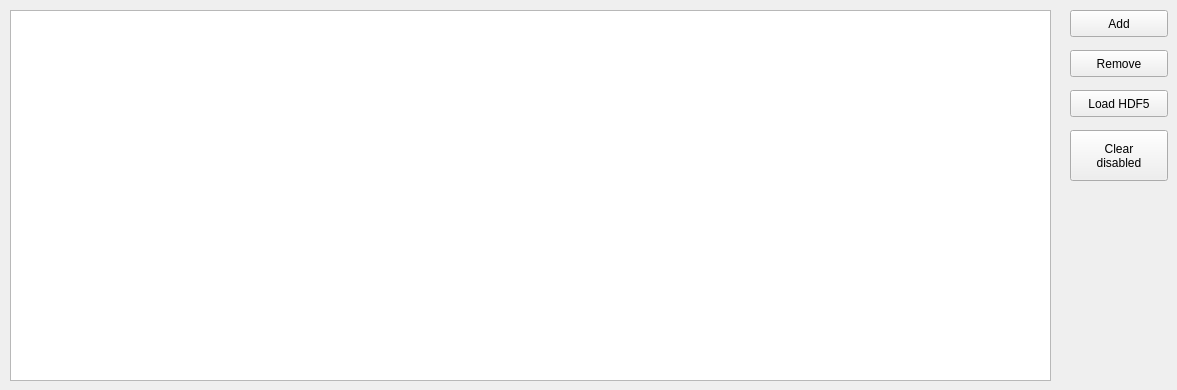
    <widget class="QWidget" name="rawdata_tab">
     <attribute name="title">
      <string>Raw data</string>
     </attribute>
     <widget class="QTableView" name="raw_list">
      <property name="geometry">
       <rect>
        <x>10</x>
        <y>10</y>
        <width>1041</width>
        <height>371</height>
       </rect>
      </property>
      <property name="whatsThis">
       <string>&lt;html&gt;&lt;head/&gt;&lt;body&gt;&lt;p&gt;List of all the raw datasets configured in the current profile. Only those with the enable tick will be included in the output file.&lt;/p&gt;&lt;/body&gt;&lt;/html&gt;</string>
      </property>
      <property name="cornerButtonEnabled">
       <bool>false</bool>
      </property>
      <attribute name="verticalHeaderVisible">
       <bool>false</bool>
      </attribute>
     </widget>
     <widget class="QPushButton" name="raw_add">
      <property name="geometry">
       <rect>
        <x>1070</x>
        <y>10</y>
        <width>98</width>
        <height>27</height>
       </rect>
      </property>
      <property name="whatsThis">
       <string>&lt;html&gt;&lt;head/&gt;&lt;body&gt;&lt;p&gt;Add a new dataset definition.&lt;/p&gt;&lt;/body&gt;&lt;/html&gt;</string>
      </property>
      <property name="text">
       <string>Add</string>
      </property>
     </widget>
     <widget class="QPushButton" name="raw_loadhdf">
      <property name="geometry">
       <rect>
        <x>1070</x>
        <y>90</y>
        <width>98</width>
        <height>27</height>
       </rect>
      </property>
      <property name="whatsThis">
       <string>&lt;html&gt;&lt;head/&gt;&lt;body&gt;&lt;p&gt;Generate dataset definitions starting from an HDF5 file. The file should be available locally on the PC running the editor. After the file is loaded a window is presented to review the datasets. The selected ones may be both appended to the current configuration or may replace it completely.&lt;/p&gt;&lt;/body&gt;&lt;/html&gt;</string>
      </property>
      <property name="text">
       <string>Load HDF5</string>
      </property>
     </widget>
     <widget class="QPushButton" name="raw_remove">
      <property name="geometry">
       <rect>
        <x>1070</x>
        <y>50</y>
        <width>98</width>
        <height>27</height>
       </rect>
      </property>
      <property name="whatsThis">
       <string>&lt;html&gt;&lt;head/&gt;&lt;body&gt;&lt;p&gt;Remove the currently selected element.&lt;/p&gt;&lt;/body&gt;&lt;/html&gt;</string>
      </property>
      <property name="text">
       <string>Remove</string>
      </property>
     </widget>
     <widget class="QPushButton" name="raw_clear">
      <property name="geometry">
       <rect>
        <x>1070</x>
        <y>130</y>
        <width>98</width>
        <height>51</height>
       </rect>
      </property>
      <property name="whatsThis">
       <string>&lt;html&gt;&lt;head/&gt;&lt;body&gt;&lt;p&gt;Duplicate the currently selected algorithm. The new algorithm will be appended at the end of the processing pipeline and it's output variables will be cleared.&lt;/p&gt;&lt;/body&gt;&lt;/html&gt;</string>
      </property>
      <property name="text">
       <string>Clear
disabled</string>
      </property>
     </widget>
    </widget>
